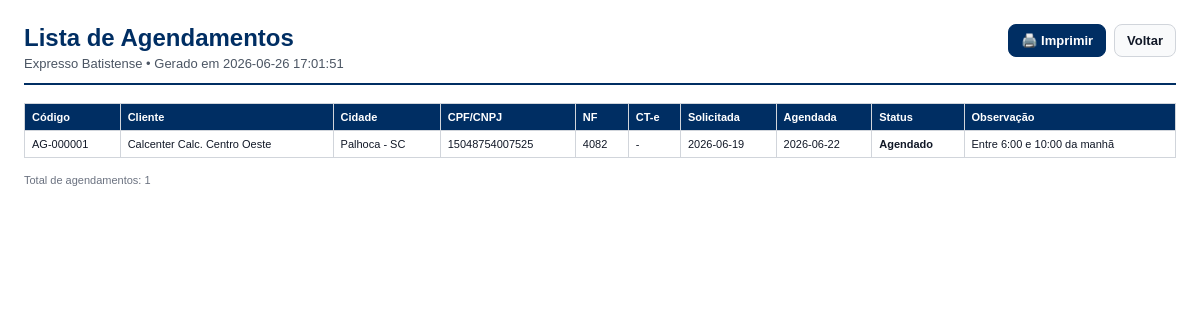
The page /agendamentos/imprimir (signed in) on the database its author committed.
### tables this page shows
CREATE TABLE agendamentos (
            id INTEGER PRIMARY KEY AUTOINCREMENT,
            codigo TEXT UNIQUE,
            data_cadastro TEXT NOT NULL,
            cliente TEXT,
            cidade TEXT,
            cpf_cnpj TEXT,
            endereco TEXT,
            chave_nfe TEXT,
            valor_nf TEXT,
            nf TEXT,
            cte_ctr TEXT,
            data_solicitada TEXT,
            data_agendada TEXT,
            status TEXT NOT NULL DEFAULT 'Pendente',
            observacao TEXT,
            atualizado_em TEXT,
            criado_por INTEGER,
            FOREIGN KEY(criado_por) REFERENCES usuarios(id)
        );

### app.py (the view)
@app.route("/agendamentos/imprimir")
@login_required
def agendamentos_imprimir():
    rows, q = agendamentos_query()
    return render_template("agendamentos_print.html", rows=rows, q=q, now=now_str())

### app.py (called while the page is built)
def db() -> sqlite3.Connection:
    if "db" not in g:
        conn = sqlite3.connect(DB_PATH)
        conn.row_factory = sqlite3.Row
        g.db = conn
    return g.db

def now_str() -> str:
    return datetime.now().strftime("%Y-%m-%d %H:%M:%S")

def current_user() -> sqlite3.Row | None:
    uid = session.get("user_id")
    if not uid:
        return None
    return db().execute("SELECT * FROM usuarios WHERE id=? AND ativo=1", (uid,)).fetchone()

@app.context_processor
def inject_globals() -> dict[str, Any]:
    return {
        "usuario_atual": current_user(),
        "is_admin_atual": bool(current_user() and (current_user()["is_admin"] or current_user()["usuario"] == DEFAULT_ADMIN_USER)),
        "status_list": STATUS_LIST,
        "criticidade_list": CRITICIDADE_LIST,
        "filiais_list": FILIAIS_LIST,
        "agendamento_status": AGENDAMENTO_STATUS,
        "reentrega_aut_status": REENTREGA_AUT_STATUS,
        "reentrega_ag_status": REENTREGA_AG_STATUS,
        "now_year": datetime.now().year,
    }

def login_required(view):
    @wraps(view)
    def wrapped(*args, **kwargs):
        if not session.get("user_id"):
            return redirect(url_for("login"))
        return view(*args, **kwargs)
    return wrapped

def agendamentos_query():
    q = (request.args.get("q") or "").strip()
    params = []
    where = []
    if q:
        like = f"%{q}%"
        where.append("(codigo LIKE ? OR cliente LIKE ? OR cidade LIKE ? OR nf LIKE ? OR cte_ctr LIKE ? OR status LIKE ?)")
        params = [like] * 6
    sql = "SELECT * FROM agendamentos"
    if where:
        sql += " WHERE " + " AND ".join(where)
    sql += " ORDER BY id DESC"
    rows = db().execute(sql, params).fetchall()
    return rows, q

### templates/agendamentos_print.html (shortened to what this page needs)
<!doctype html>
<html lang="pt-BR">
<head>
</head>
<body>
  <div class="topo">
    <div>
      <h1>Lista de Agendamentos</h1>
      <div class="sub">
        Expresso Batistense • Gerado em {{ now }}
      </div>
    </div>
    <div class="acoes">
      <button class="btn primary" onclick="window.print()">🖨️ Imprimir</button>
      <a class="btn" href="{{ url_for('agendamentos') }}">Voltar</a>
    </div>
  </div>
  <table>
    <thead>
      <tr>
        <th>Código</th>
        <th>Cliente</th>
        <th>Cidade</th>
        <th>CPF/CNPJ</th>
        <th>NF</th>
        <th>CT-e</th>
        <th>Solicitada</th>
        <th>Agendada</th>
        <th>Status</th>
        <th>Observação</th>
      </tr>
    </thead>
    <tbody>
      {% for a in rows %}
      <tr>
        <td>{{ a.codigo or '-' }}</td>
        <td>{{ a.cliente or '-' }}</td>
        <td>{{ a.cidade or '-' }}</td>
        <td>{{ a.cpf_cnpj or '-' }}</td>
        <td>{{ a.nf or '-' }}</td>
        <td>{{ a.cte_ctr or '-' }}</td>
        <td>{{ a.data_solicitada or '-' }}</td>
        <td>{{ a.data_agendada or '-' }}</td>
        <td class="status">{{ a.status or '-' }}</td>
        <td>{{ a.observacao or '-' }}</td>
      </tr>
      {% else %}
      <tr>
        <td colspan="10">Nenhum agendamento encontrado.</td>
      </tr>
      {% endfor %}
    </tbody>
  </table>
  <div class="rodape">
    Total de agendamentos: {{ rows|length }}
  </div>
</body>
</html>

### templates/agendamentos_print.html (style rules this page uses)
body { font-family: Arial, sans-serif; color: #111827; margin: 24px; background: #fff; }
.topo { display: flex; justify-content: space-between; align-items: flex-start; border-bottom: 2px solid #002e63; padding-bottom: 12px; margin-bottom: 18px; }
h1 { margin: 0; font-size: 24px; color: #002e63; }
.sub { margin-top: 4px; font-size: 13px; color: #4b5563; }
.acoes { display: flex; gap: 8px; }
.btn { border: 1px solid #d1d5db; background: #f9fafb; padding: 8px 12px; border-radius: 8px; text-decoration: none; color: #111827; font-weight: bold; cursor: pointer; font-size: 13px; }
.btn.primary { background: #002e63; color: #fff; border-color: #002e63; }
table { width: 100%; border-collapse: collapse; font-size: 11px; }
th { background: #002e63; color: #fff; text-align: left; padding: 7px; border: 1px solid #d1d5db; }
td { padding: 7px; border: 1px solid #d1d5db; vertical-align: top; }
.status { font-weight: bold; }
.rodape { margin-top: 16px; font-size: 11px; color: #6b7280; }

### rows shown on the page
agendamentos: codigo "AG-000001", cliente "Calcenter Calc. Centro Oeste", cidade "Palhoca - SC", cpf_cnpj "15048754007525", nf "4082", cte_ctr "-", data_solicitada "2026-06-19", data_agendada "2026-06-22", status "Agendado", observacao "Entre 6:00 e 10:00 da manhã"

### other values the page prints
{{ now }} "2026-06-26 17:01:51"
{{ rows|length }} "1"
